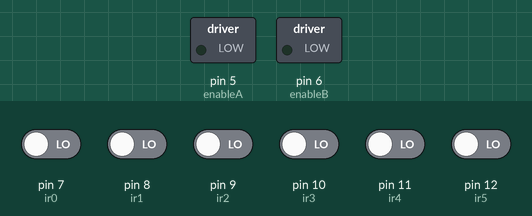
A sketch run on a simulated Arduino Uno, built with avr-gcc and run on an emulated ATmega328P. Parts: switched loads named in the sketch (green lamp = pin HIGH). Inputs (shaded band) come from the test bench; at power-on: pin 7 (ir0), pin 8 (ir1), pin 9 (ir2), pin 10 (ir3), pin 11 (ir4), pin 12 (ir5) LOW.

Above: at 0.1 s.
At 1.2 s:
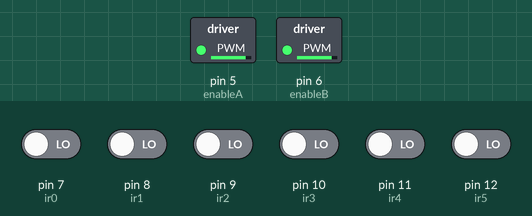
Timing chart, 0 to 0.4 s (numbered marks = the images above; inputs shaded):
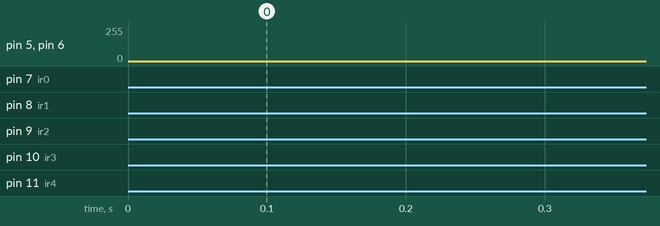

The sketch:

Zeus.ino
```cpp
int ir0 = 7;
int ir1 = 8;
int ir2 = 9;
int ir3 = 10;
int ir4 = 11;
int ir5 = 12;
int input0 = 0;
int input1 = 0;
int input2 = 0;
int input3 = 0;
int input4 = 0;
int input5 = 0;
int prepos=0;
float Kp = 0.9, Ki = 0.0005, Kd = 1.75 ;
unsigned int line_position = 0;
char path[100] = "";
unsigned char dir;
unsigned char path_length = 0;
int enableA=5;
int enableB=6;
int in1=A3;
int in2=A2;
int in3=A0;
int in4=A1;
int motorspeed;

int sa=0, sb=0;

void setup()
{
  pinMode(ir0,INPUT);
  pinMode(ir1,INPUT);
  pinMode(ir2,INPUT);
  pinMode(ir3,INPUT);
  pinMode(ir4,INPUT);
  pinMode(ir5,INPUT);
}

void loop()
{
  pid();

}


char slt_turn(unsigned char fnd_l, unsigned char fnd_s, unsigned char fnd_r){
  if(fnd_l)
    return 'l';
  else if(fnd_s)
    return 's';
  else if(fnd_r)
    return 'r';
  else
    return 'b';
  }


void turn(char direct){
  switch(direct){
    case 'l':
    movement(-50,50);
    input1 = digitalRead(ir1);
    input2 = digitalRead(ir2);
    input3 = digitalRead(ir3);
    input4 = digitalRead(ir4);
    input5 = digitalRead(ir5);
    while(input0 ==0){
      input1 = digitalRead(ir1);
      input2 = digitalRead(ir2);
      input3 = digitalRead(ir3);
      input4 = digitalRead(ir4);
      input5 = digitalRead(ir5);
      }
    input1 = digitalRead(ir1);
    input2 = digitalRead(ir2);
    input3 = digitalRead(ir3);
    input4 = digitalRead(ir4);
    input5 = digitalRead(ir5);

    while(input2 == 0 || input3 ==0){
      input1 = digitalRead(ir1);
    input2 = digitalRead(ir2);
    input3 = digitalRead(ir3);
    input4 = digitalRead(ir4);
    input5 = digitalRead(ir5);
      }

    movement(0,50);
    break;

    case 'r':
    movement(50,-50);
    input1 = digitalRead(ir1);
    input2 = digitalRead(ir2);
    input3 = digitalRead(ir3);
    input4 = digitalRead(ir4);
    input5 = digitalRead(ir5);
    while(input5 ==0){
      input1 = digitalRead(ir1);
      input2 = digitalRead(ir2);
      input3 = digitalRead(ir3);
      input4 = digitalRead(ir4);
      input5 = digitalRead(ir5);
      }
    input1 = digitalRead(ir1);
    input2 = digitalRead(ir2);
    input3 = digitalRead(ir3);
    input4 = digitalRead(ir4);
    input5 = digitalRead(ir5);

    while(input2 == 0 || input3 ==0){
      input1 = digitalRead(ir1);
    input2 = digitalRead(ir2);
    input3 = digitalRead(ir3);
    input4 = digitalRead(ir4);
    input5 = digitalRead(ir5);
      }

    movement(50,0);
    break;

    case 'b':
    movement(100,-100);
    input1 = digitalRead(ir1);
    input2 = digitalRead(ir2);
    input3 = digitalRead(ir3);
    input4 = digitalRead(ir4);
    input5 = digitalRead(ir5);
    while(input5 ==0){
      input1 = digitalRead(ir1);
      input2 = digitalRead(ir2);
      input3 = digitalRead(ir3);
      input4 = digitalRead(ir4);
      input5 = digitalRead(ir5);
      }
    input1 = digitalRead(ir1);
    input2 = digitalRead(ir2);
    input3 = digitalRead(ir3);
    input4 = digitalRead(ir4);
    input5 = digitalRead(ir5);

    while(input2 == 0 || input3 ==0){
      input1 = digitalRead(ir1);
      input2 = digitalRead(ir2);
      input3 = digitalRead(ir3);
      input4 = digitalRead(ir4);
      input5 = digitalRead(ir5);
      }

    movement(50,0);
    break;

    case 's':
    break;

    }

  }

void simplify_path()
{

  if (path_length < 3 || path[path_length - 2] != 'b')
    return;

  int total_angle = 0;
  int i;
  for (i = 1; i <= 3; i++)
  {
    switch (path[path_length - i])
    {
      case 'r':
        total_angle += 90;
        break;
      case 'l':
        total_angle += 270;
        break;
      case 'b':
        total_angle += 180;
        break;
    }
  }


  total_angle = total_angle % 360;


  switch (total_angle)
  {
    case 0:
      path[path_length - 3] = 's';
      break;
    case 90:
      path[path_length - 3] = 'r';
      break;
    case 180:
      path[path_length - 3] = 'b';
      break;
    case 270:
      path[path_length - 3] = 'l';
      break;
  }
  path_length -= 2;
}

void maze(){
  while(1){
    pid();
    unsigned char fnd_l = 0;
    unsigned char fnd_r = 0;
    unsigned char fnd_s = 0;
    input0 = digitalRead(ir0);
  input1 = digitalRead(ir1);
  input2 = digitalRead(ir2);
  input3 = digitalRead(ir3);
  input4 = digitalRead(ir4);
  input5 = digitalRead(ir5);
    if(input0 == 1){
      fnd_l = 1;
      }
    else if(input5 == 1){
      for(int i = 0; i<100; i++){
        input1 = digitalRead(ir1);
        input2 = digitalRead(ir2);
        input3 = digitalRead(ir3);
        input4 = digitalRead(ir4);
        input5 = digitalRead(ir5);
        if(input0 == 1){
          fnd_l = 1;
          delay(200);
          goto bailout;
          }

        }
        fnd_r = 1;
      }
      if(fnd_l == 1){
        delay(200);
        }


bailout:
  input1 = digitalRead(ir1);
  input2 = digitalRead(ir2);
  input3 = digitalRead(ir3);
  input4 = digitalRead(ir4);
  input5 = digitalRead(ir5);
  if(input1 == 1 || input2 == 1 || input3 == 1 || input4 ==1){
    fnd_s = 1;
    }
input1 = digitalRead(ir1);
  input2 = digitalRead(ir2);
  input3 = digitalRead(ir3);
  input4 = digitalRead(ir4);
  input5 = digitalRead(ir5);
if(input0 == 1 && input1 == 1 && input2 == 1 && input3 == 1 && input4 == 1 && input5 == 1)
break;

  unsigned char dir = slt_turn(fnd_l, fnd_s, fnd_r);

  turn(dir);
  path[path_length] = dir;
  path_length ++;


  simplify_path();


  }
  while (1)
  {

    movement(0,0);
    for (int i = 0; i < 10; i++){
      digitalWrite(13, HIGH);
    }
    delay(200);
       digitalWrite(13, LOW );
        delay(200);
}


    for (int i = 0; i < path_length; i++)
    {

      pid();
      if (path[i] == 's')
      {
        delay(130);                           //TIME  THE BOT TRAVELS STRAIGHT ON AN INTERSECTION DURING ACTUAL pid
      }
      else if (path[i] == 'r')
      {
        delay(120);                          //TIME  BEFORE TAKING RIGHT TURN DURING ACTUAL  pid
      }
      else {

        delay(120);                       //TIME  BEFORE TAKING LEFT TURN DURING ACTUAL pid
      }

      turn(path[i]);
    }


    pid();
}

void pid(){

 //while(1){
  float sum =0, pos,t=0;
  input0 = digitalRead(ir0);
  input1 = digitalRead(ir1);
  input2 = digitalRead(ir2);
  input3 = digitalRead(ir3);
  input4 = digitalRead(ir4);
  input5 = digitalRead(ir5);

  sum=(-300*input0)+(-200*input1)+(-100*input2)+(100*input3)+(200*input4)+(300*input5);
  t=input0+input1+input2+input3+input4+input5;
  pos=(sum/t);

  int P=pos;
  int I=pos+I;
  int D=pos-prepos;
  prepos=pos;


  motorspeed=P*Kp + I*Ki + D*Kd;
  sa=220+motorspeed;
  sb=220-motorspeed;

  if(sa>255){
    sa = 255;
    }
  if(sb>255){
    sb = 255;
    }
  if(sa<-75){
    sa = -75;
  }
  if(sb<-75){
    sb = -75;
    }

  movement(sa, sb);


  if(input0 == 1 || input5 == 1){
    movement(50, 50);
    return;
    }
  if(input0 == 0 && input1 == 0 && input2 == 0 && input3 == 0 && input4 == 0 && input5 == 0){
    movement(50, 50);
    return;
    }

  //}
}


void movement(int SA, int SB){

  if(SA < 0){
    SA = -SA;
    digitalWrite(in1,LOW);
    digitalWrite(in2,HIGH);
    analogWrite(enableA,SA);
    }
  else{
    digitalWrite(in1,HIGH);
    digitalWrite(in2,LOW);
    analogWrite(enableA,SA);
    }
  if(SB < 0){
    SB = -SB;
    digitalWrite(in3,LOW);
    digitalWrite(in4,HIGH);
    analogWrite(enableB,SB);
    }
  else{
    digitalWrite(in3,HIGH);
    digitalWrite(in4,LOW);
    analogWrite(enableB,SB);
    }
  }
```
